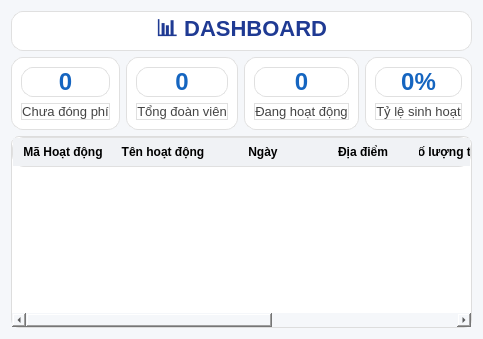
<?xml version="1.0" encoding="UTF-8"?>
<ui version="4.0">
 <class>DashboardForm</class>

 <widget class="QWidget" name="DashboardForm">

  <property name="styleSheet">
   <string>
QWidget {
    background-color: #F5F7FA;
    font-family: Segoe UI;
}

/* CARD */
QFrame {
    background-color: white;
    border-radius: 12px;
    border: 1px solid #E0E0E0;
}

/* TITLE */
QLabel#lblTitle {
    font-size: 22px;
    font-weight: bold;
    color: #1F3A93;
}

/* BIG NUMBER */
QLabel#lblChuaDong,
QLabel#lblTongDV,
QLabel#lblDangHD,
QLabel#lblTyLe {
    font-size: 24px;
    font-weight: bold;
    color: #1565C0;
}

/* SMALL TEXT */
QLabel {
    font-size: 13px;
    color: #444;
}

/* TABLE */
QTableWidget {
    background-color: white;
    border: 1px solid #ddd;
    border-radius: 8px;
}

QHeaderView::section {
    background-color: #F0F2F5;
    padding: 6px;
    font-weight: bold;
    border: none;
}
   </string>
  </property>

  <layout class="QVBoxLayout">

   <!-- TITLE -->
   <item>
    <widget class="QLabel" name="lblTitle">
     <property name="text">
      <string>📊 DASHBOARD</string>
     </property>
     <property name="alignment">
      <set>Qt::AlignCenter</set>
     </property>
    </widget>
   </item>

   <!-- CARDS -->
   <item>
    <layout class="QHBoxLayout">

     <!-- CARD 1 -->
     <item>
      <widget class="QFrame" name="card1">
       <layout class="QVBoxLayout">
        <item>
         <widget class="QLabel" name="lblChuaDong">
          <property name="text"><string>0</string></property>
          <property name="alignment"><set>Qt::AlignCenter</set></property>
         </widget>
        </item>
        <item>
         <widget class="QLabel">
          <property name="text"><string>Chưa đóng phí</string></property>
          <property name="alignment"><set>Qt::AlignCenter</set></property>
         </widget>
        </item>
       </layout>
      </widget>
     </item>

     <!-- CARD 2 -->
     <item>
      <widget class="QFrame" name="card2">
       <layout class="QVBoxLayout">
        <item>
         <widget class="QLabel" name="lblTongDV">
          <property name="text"><string>0</string></property>
          <property name="alignment"><set>Qt::AlignCenter</set></property>
         </widget>
        </item>
        <item>
         <widget class="QLabel">
          <property name="text"><string>Tổng đoàn viên</string></property>
          <property name="alignment"><set>Qt::AlignCenter</set></property>
         </widget>
        </item>
       </layout>
      </widget>
     </item>

     <!-- CARD 3 -->
     <item>
      <widget class="QFrame" name="card3">
       <layout class="QVBoxLayout">
        <item>
         <widget class="QLabel" name="lblDangHD">
          <property name="text"><string>0</string></property>
          <property name="alignment"><set>Qt::AlignCenter</set></property>
         </widget>
        </item>
        <item>
         <widget class="QLabel">
          <property name="text"><string>Đang hoạt động</string></property>
          <property name="alignment"><set>Qt::AlignCenter</set></property>
         </widget>
        </item>
       </layout>
      </widget>
     </item>

     <!-- CARD 4 -->
     <item>
      <widget class="QFrame" name="card4">
       <layout class="QVBoxLayout">
        <item>
         <widget class="QLabel" name="lblTyLe">
          <property name="text"><string>0%</string></property>
          <property name="alignment"><set>Qt::AlignCenter</set></property>
         </widget>
        </item>
        <item>
         <widget class="QLabel">
          <property name="text"><string>Tỷ lệ sinh hoạt</string></property>
          <property name="alignment"><set>Qt::AlignCenter</set></property>
         </widget>
        </item>
       </layout>
      </widget>
     </item>

    </layout>
   </item>

   <!-- TABLE -->
   <item>
    <widget class="QTableWidget" name="tableWidget">
     <property name="columnCount">
      <number>7</number>
     </property>

     <column>
      <property name="text"><string>Mã Hoạt động</string></property>
     </column>
     <column>
      <property name="text"><string>Tên hoạt động</string></property>
     </column>
     <column>
      <property name="text"><string>Ngày</string></property>
     </column>
     <column>
      <property name="text"><string>Địa điểm</string></property>
     </column>
      <column>
        <property name="text"><string>Số lượng tham gia</string></property>
        </column>
        <column>
        <property name="text"><string>Phụ trách</string></property>
        </column>
    </widget>
   </item>

  </layout>
 </widget>

 <resources/>
 <connections/>
</ui>
